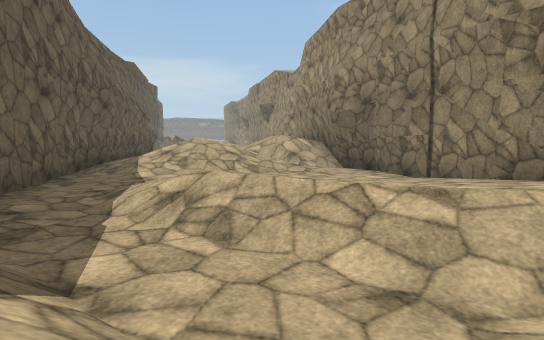
[1] (above)

20 first-person views from a walk through a Unity game level. The camera is 1.2 m above the floor, tilts 6° down and sees 80° across. The floor is counted in squares, 1.98 m on a side. Each view is taken from the middle of a square. On the plan, view 1 faces up. The plan holds only what a view shows up to about 10 squares ahead; the rest is blank. The place goes on beyond the plan. The player is left out. Some animated figures are left out. Some surface patterns are stand-ins.

[2]
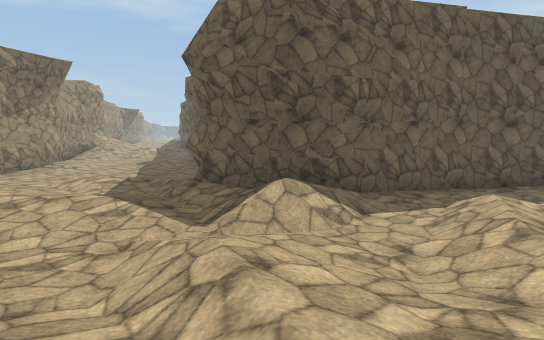

[3]
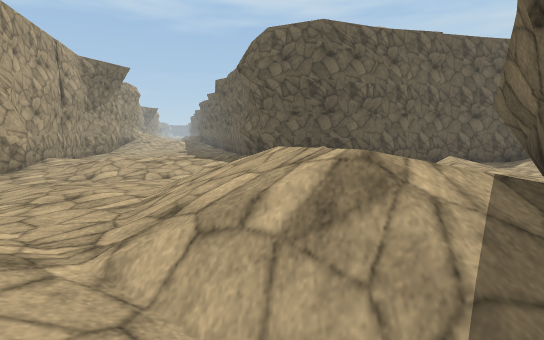

[4]
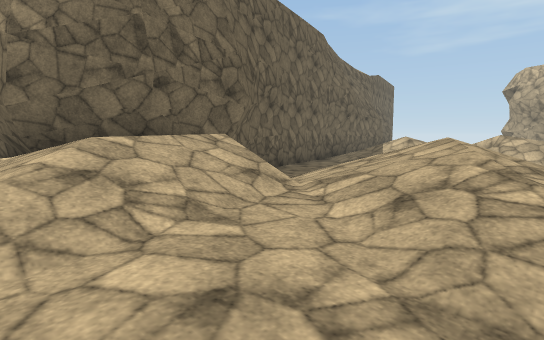

[5]
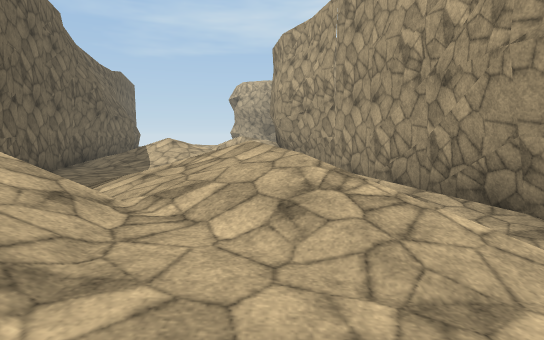

[6]
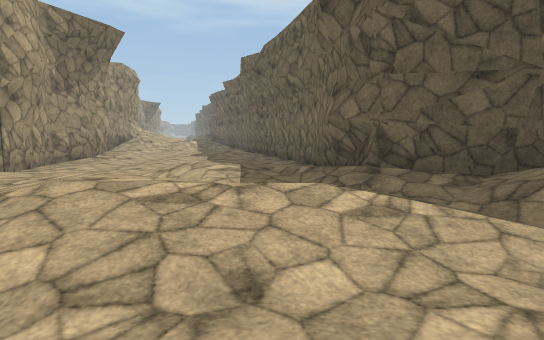

[7]
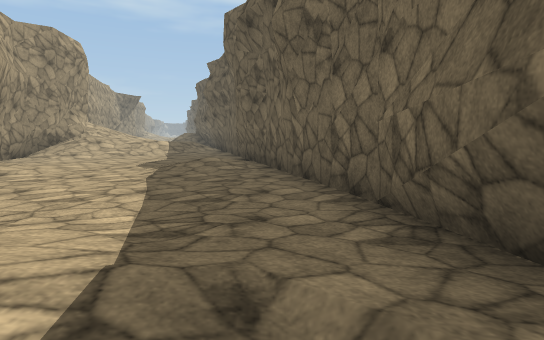

[8]
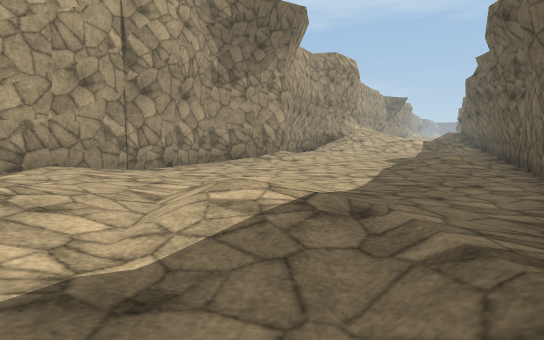

[9]
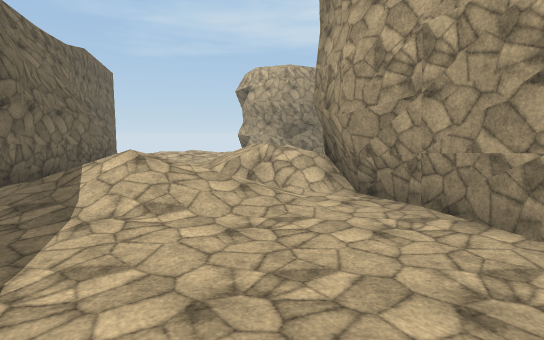

[10]
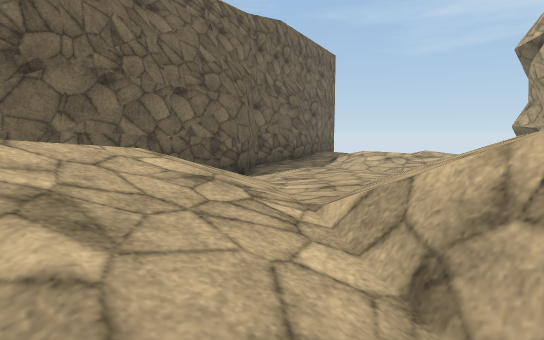

[11]
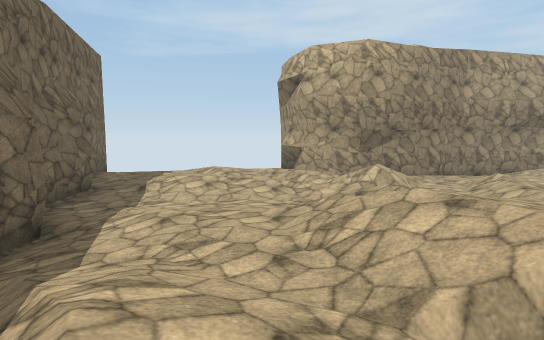

[12]
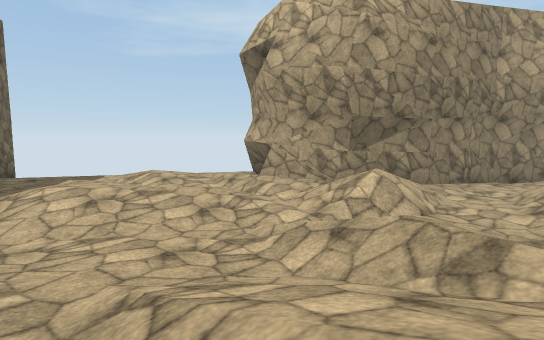

[13]
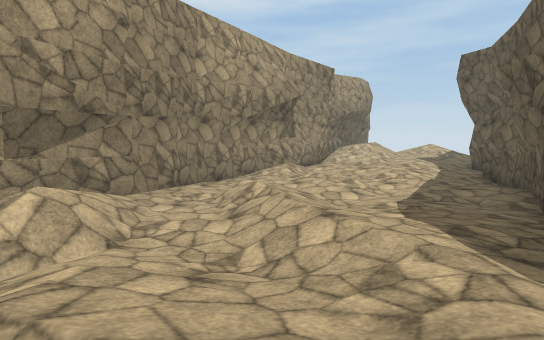

[14]
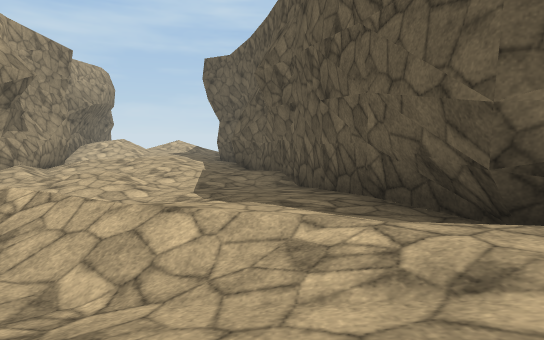

[15]
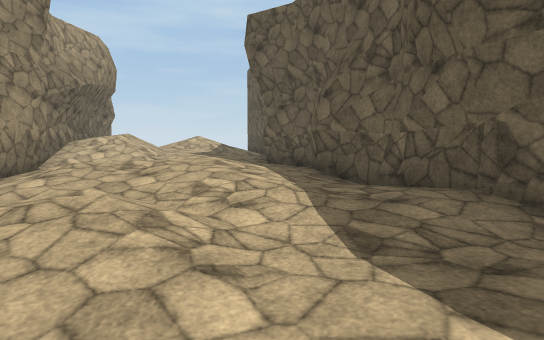

[16]
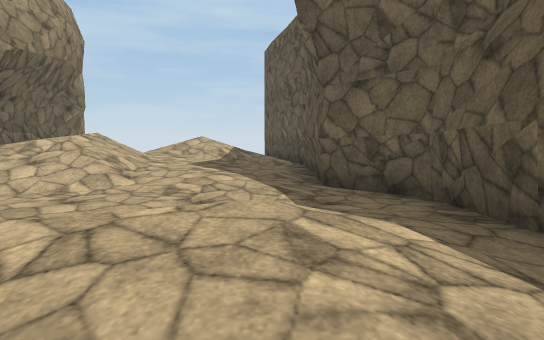

[17]
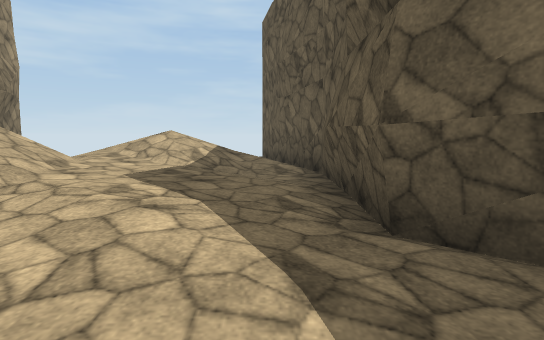

[18]
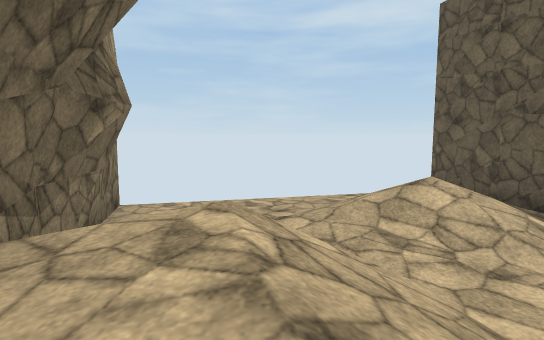

[19]
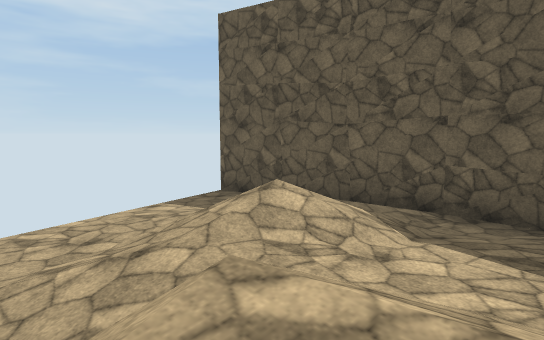

[20]
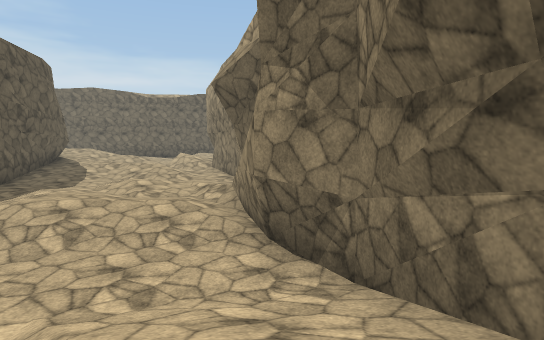

### Floor plan
Key: @ floor where view 1 was taken; # wall or solid block; . main floor; : floor 0.25 m higher than the main floor; - floor 0.25 m lower than the main floor; + floor 0.5 m higher than the main floor; * floor 0.75 m higher than the main floor; % floor 1 m higher than the main floor; & floor 1.25 m higher than the main floor; $ floor 1.5 m higher than the main floor; / step, stairs or slope.
Columns run from 13 left of view 1 to 28 right of it. Each row starts with its distance up from view 1.
 10         #    //#
  9         #    //#
  8         #:///+.##
  7         #-///.--#
  6         ##.....-#                    ##
  5          #--....#                  .:..
  4          #..+/.:##            ####:.:..
  3          ##./*+++#     ########...++:..
  2           #.../**#  ####..+./:.:./*+.+
  1           ##/..:*####....://*:+:.:+:.::
  0           ##/@+//&&/...../$//++:..+:/:.
 -1          ##:/:///$/// ...///////..::###
 -2    #######/.+:.://+*//....//$$//*://#
 -3  ###.....:.:+:.:+:/// .....//%%//:/*#
 -4 ##.:.....+::++.:::+//  ..######//../#
 -5  ..:.....::++/... ..:#####   ##+*//.##
 -6 ..........::::.    ###        #+:///.#
 -7 ..........:. #                #:.....#
 -8 ....:....###                  #...::.#
 -9 ... ######                    #:../:.#
-10 :.                            ##:::..##
-11 ##                             #.:++:.#
-12                                ##:*+::#
-13                                 #.....##
-14                                 #......#
-15                                 ##.:.//#
-16                                  #.:://##
-17                                  #.::/$&#
-18                                  #-::///#
-19                                  #.//+//#
-20                                  #:///:.##
-21                                  ##  /...#
-22                                   #..... #
-23                                   #-

Positions as (right, up) in squares from view 1, and headings:
1: (0, 0), facing up
2: (4, 0), facing left
3: (7, -1), facing left
4: (3, -4), facing up-right
5: (3, -3), facing right
6: (2, -3), facing left
7: (-3, -3), facing left
8: (-2, -2), facing down-left
9: (8, -2), facing right
10: (13, -2), facing up-right
11: (13, 0), facing right
12: (16, -1), facing right
13: (17, -2), facing down-right
14: (18, -2), facing down
15: (20, -6), facing down
16: (21, -10), facing down
17: (21, -13), facing down
18: (25, -16), facing down
19: (26, -17), facing down-left
20: (25, -17), facing up
